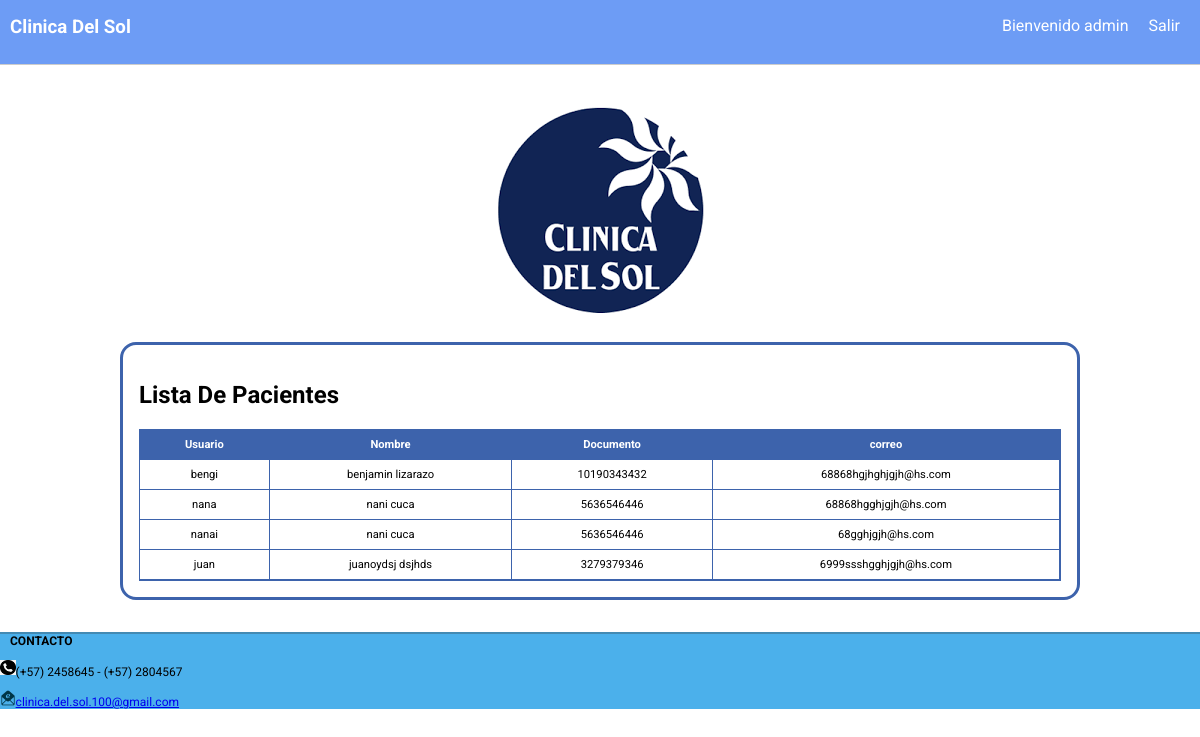
The app's page /sesion/administrador/pacientes/ (signed in), older data.
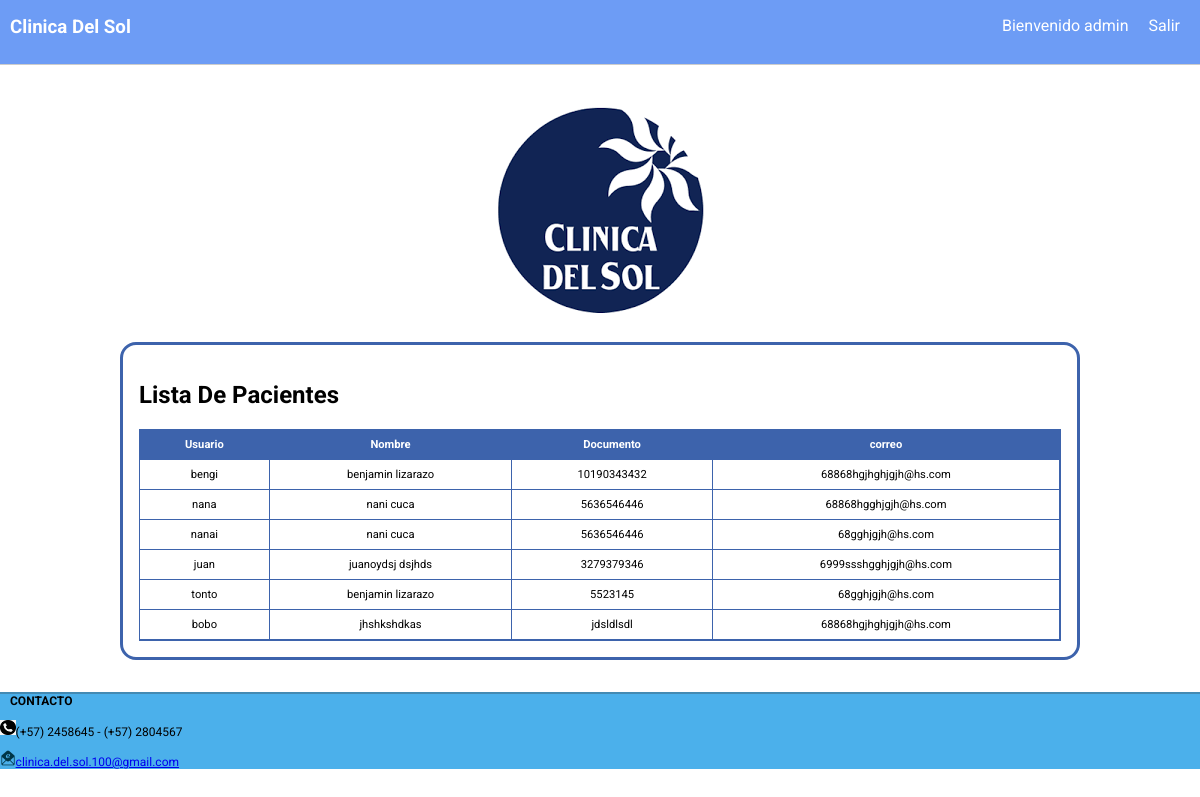
The same page, newer data.
### tables this page shows
CREATE TABLE pacientes (usuario CHAR (50) NOT NULL PRIMARY KEY UNIQUE, nombre CHAR (100) NOT NULL, documento INT (150) NOT NULL, correo CHAR (150) NOT NULL, contrasena CHAR (150) NOT NULL);

### app.py (the view)
@app.route('/sesion/administrador/pacientes/', methods=["GET"])
@login_required_admin
def ver_pacientes():
    return render_template('ver_pacientes.html', lista=citas.listado4(),aver=session.get('nombre_usuario'))

### app.py (called while the page is built)
def login_required_admin(view):
    @functools.wraps(view)
    def wrapped_view(**kwargs):
        if g.admin is None:
            return redirect( url_for('sesion_admin') )
        return view(**kwargs)
    return wrapped_view

@app.before_request
def cargar_usuario_autenticado():
    nombre_usuario = session.get('nombre_usuario')
    if nombre_usuario is None:
        g.user = None
    else:
        g.user = paciente.cargar(nombre_usuario)

@app.before_request
def cargar_medico_autenticado():
    nombre_usuario = session.get('nombre_usuario')
    if nombre_usuario is None:
        g.medic = None
    else:
        g.medic = paciente.cargar2(nombre_usuario)

@app.before_request
def cargar_admin_autenticado():
    nombre_usuario = session.get('nombre_usuario')
    if nombre_usuario is None:
        g.admin = None
    else:
        g.admin = paciente.cargaradmin(nombre_usuario)

### db.py (called while the page is built)
def conectar():
    try:
        conn = sqlite3.connect('db/clinica.db')
        return conn
    except Error as err:
        print("Ocurrió un error al establecer la conexión: " + str(err))
        return None

### templates/ver_pacientes.html
{% extends 'layout.html' %}
{% block contenido %}
<div class="formulario">
    <h2>Lista De Pacientes</h2>
    <table class="tabla">
        <tr>
            <th>Usuario</th>
            <th>Nombre</th>
            <th>Documento</th>
            <th>correo</th>
        </tr>
        {% if lista %}
            {% for item in lista %}
                <tr>
                    <td>{{ item.usuario }}</td>
                    <td>{{ item.nombre }}</td>
                    <td>{{ item.documento }}</td>
                    <td>{{ item.correo }}</td>
                </tr>
            {% endfor %}
        {% else %}
                <tr>
                    <td colspan="5">No se encontraron citas en la base de datos</td>
                </tr>
        {% endif %}
    </table>
</div>
{% endblock %}

Row changes from the older to the newer data that the page shows:
added pacientes: usuario "tonto", nombre "benjamin lizarazo", documento "5523145", correo "68gghjgjh@hs.com"
added pacientes: usuario "bobo", nombre "jhshkshdkas", documento "jdsldlsdl", correo "68868hgjhghjgjh@hs.com"
